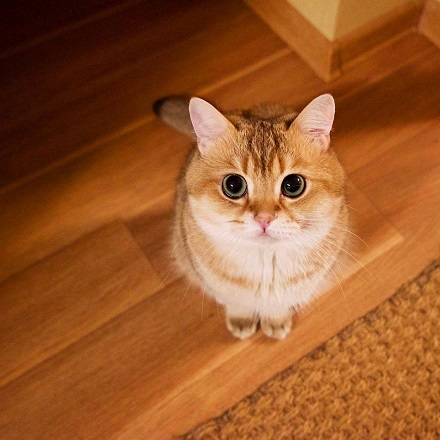
#> input picture zh/homework4/cat.jpg, 440 x 440 px
$ python WHAC-A-MOLE.py
#> lines starting #> are read from the running program, lines starting #| are printed output that depends on the picture; after the words box and inside, x2 and y2 are one past the last pixel; in counts of white or black regions, pixels touching at a corner belong together
import numpy as np
import random
import cv2

img = cv2.imread("cat.jpg")
#> img is the input picture: shape (440, 440, 3); mean B, G, R 41.7, 87.2, 152.7

img_old = img.copy()

img_part = np.zeros((450,510,3), np.uint8)

head = img_old[100:250, 180:350].copy()
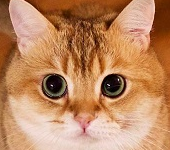
#> head: shape (150, 170, 3); mean B, G, R 98.3, 137.2, 190.5

res = cv2.resize(img_old,None,fx=2,fy=2,interpolation=cv2.INTER_CUBIC)

res_old = res.copy()

flag = [0, 0, 0, 0, 0, 0, 0, 0, 0]

score = 0

def if_click(event, x, y, flags, param):
    global score, flag
    if event == cv2.EVENT_LBUTTONDOWN:
        for i in range(9):
            flags = flag[i]
            if flags and (i // 3)*150 <= y <= ((i // 3) + 1)*150 and (i % 3)*170 <= x <= ((i % 3) + 1)*170:
                score += 1
                print("click:" + str(i) + ' x:' + str(x) + ' y:' + str(y) + " score:" + str(score))
                flag[i] = 0 #only click once
                font = cv2.FONT_HERSHEY_SIMPLEX
                res[550:800, 550:800] = res_old[550:800, 550:800]
                cv2.putText(res,'score:' + str(score),(600,600), font, 1,(255,255,255),2)
                cv2.imshow('image_ex',res)

while True:
    flag = [0, 0, 0, 0, 0, 0, 0, 0, 0]
    res = cv2.resize(img_old,None,fx=2,fy=2,interpolation=cv2.INTER_CUBIC)
    for i in range(3):
        for j in range(3):
            if random.randint(0, 8) > 4:
                flag[i * 3 + j] = True
                res[i * 150:(i+1) * 150, j * 170: (j+1) * 170] = head
            cv2.rectangle(res,(j * 170,i * 150),((j+1) * 170,(i+1) * 150),(255,255,255),3)
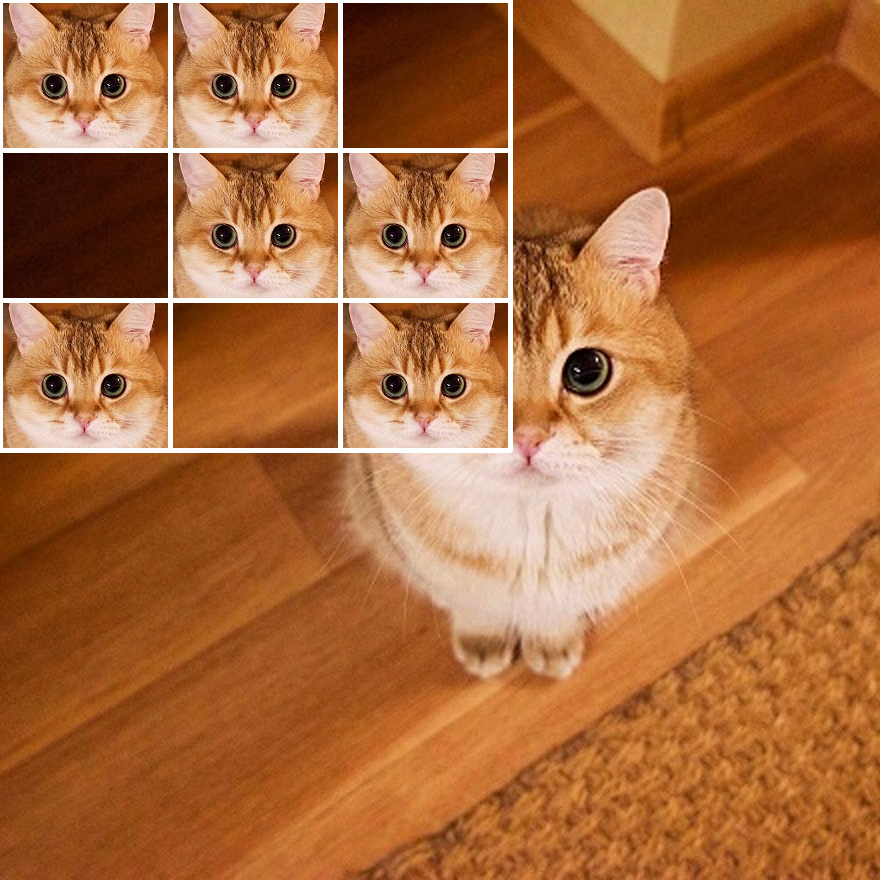
#> res: shape (880, 880, 3); mean B, G, R 60.4, 107.3, 172.1
#> after the loop, flag = [True, True, 0, 0, True, True, True, 0, True]


    font = cv2.FONT_HERSHEY_SIMPLEX
#> font = 0
    cv2.putText(res,'score:' + str(score),(600,600), font, 1,(255,255,255),2)
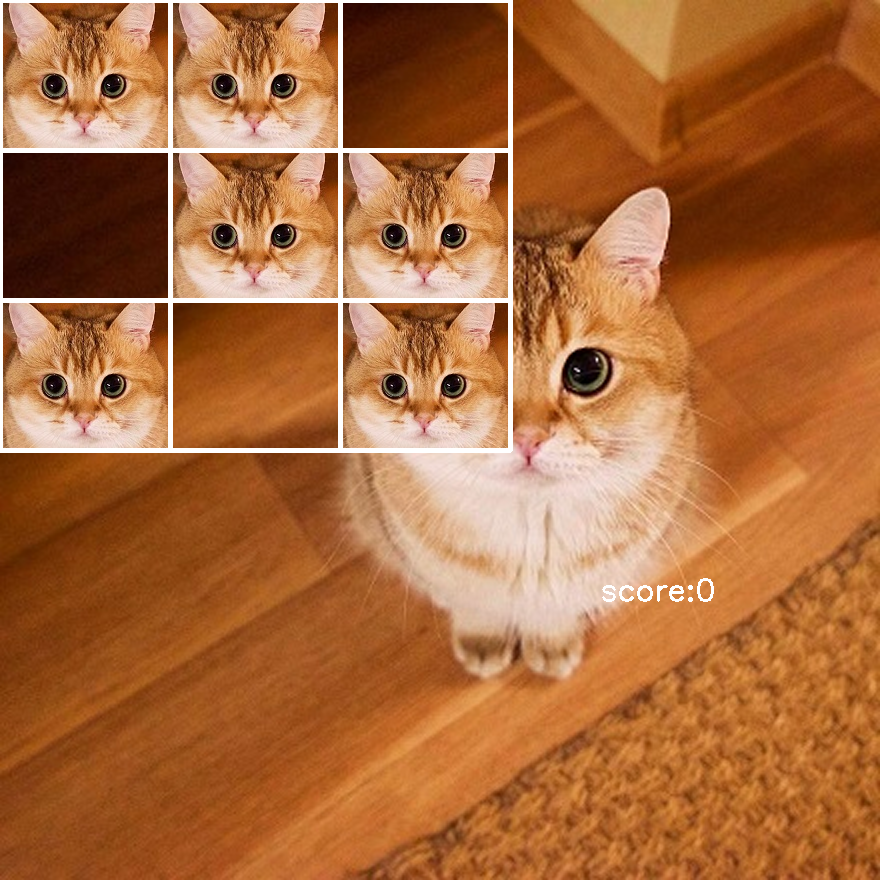
#> res: shape (880, 880, 3); 0.1% of pixels changed, all inside (x1, y1, x2, y2) = (602, 578, 714, 602)

    res_new = res.copy()

    cv2.imshow('image_ex',res)

    #print(flag)

    cv2.setMouseCallback("image_ex", if_click)

    cv2.waitKey(2000)

$ run again, with zh/homework4/whac-a-mole.png saved as zh/homework4/cat.jpg
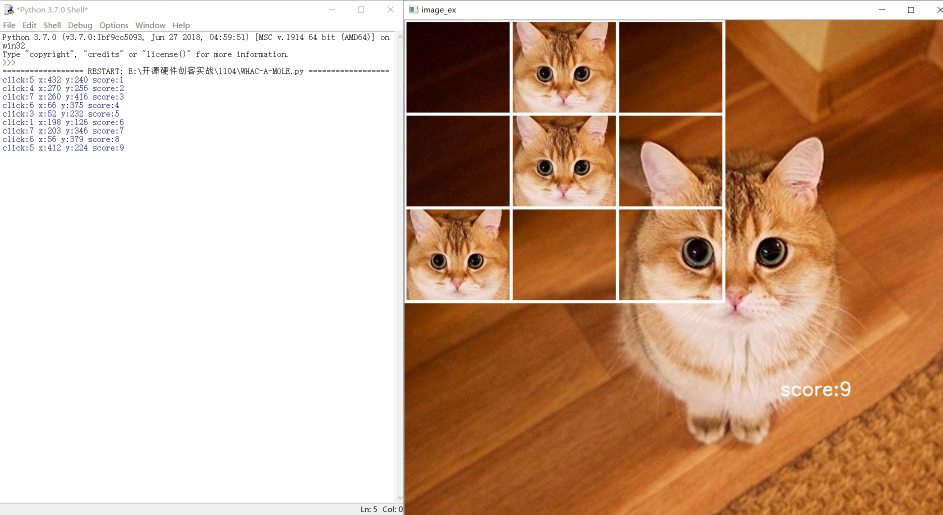
#> input picture zh/homework4/whac-a-mole.png, 1885 x 1029 px (shown at 1/2 size)
#> img is the input picture: shape (1029, 1885, 3); mean B, G, R 145.4, 169.5, 203.8
#> `head = img_old[100:250, 180:350].copy()`:
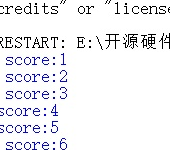
#> head: shape (150, 170, 3); mean B, G, R 241.9, 238.6, 238.5
#> after the loop `for i in range(3):`: flag = [True, True, 0, 0, True, True, True, 0, True]
#> font = 0
